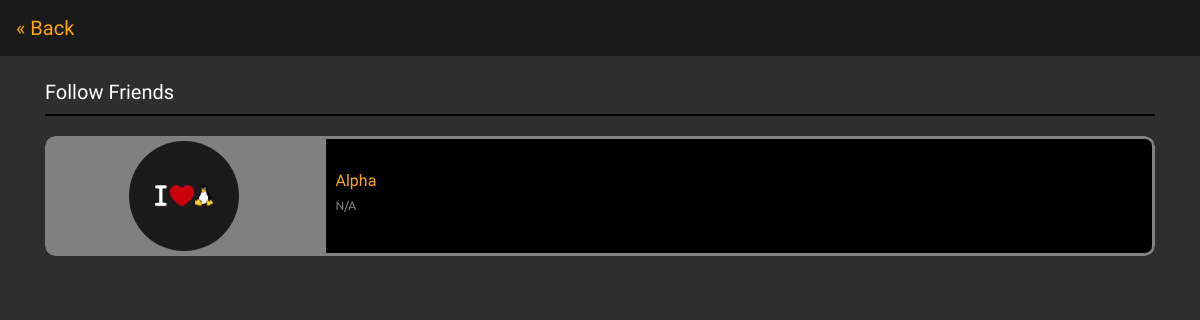
The app's page /user/follow_new_users (signed in) with its own data.
### app.py (models this page shows, shortened)
class AccountDetails(db.Model):
    detail_id = db.Column(db.Integer, primary_key=True)
    detail_username = db.Column(db.String(20), nullable=False)
    detail_fullname = db.Column(db.String(30), nullable=True)
    detail_gender = db.Column(db.String(10), nullable=True)
    detail_bio = db.Column(db.Text, nullable=True)
    detail_country = db.Column(db.String(20), nullable=True)
    detail_state = db.Column(db.String(20), nullable=True)
    detail_city = db.Column(db.String(20), nullable=True)

### app.py (the view)
@app.route('/user/follow_new_users')
def follow_new_users():
    username = session['username']
    all_users = AccountDetails.query.all()
    followers = []
    following = [username]
    all_followed = FollowerData.query.all()
    for follows in all_followed:
        if follows.followed_by == username:
            following.append(follows.followed_to)
        if follows.followed_to == username:
            followers.append(follows.followed_by)
    system_data = MasterData.query.all()
    blocked_contact = BlockData.query.all()
    blocked_list = []
    for contact in blocked_contact:
        if contact.blocked == username:
            blocked_list.append(contact.block_by)
        if contact.block_by == username:
            blocked_list.append(contact.blocked)
    return render_template('follow_new_users.html', all_users=all_users, following=following, blocked_list=blocked_list)

### templates/follow_new_users.html (shortened to what this page needs)
{% extends 'base.html' %}
{% block body %}
<nav class="navbar navbar-dark" style="font-family: 'Goldman'; background-color: rgb(26, 26, 26); top:0; position: sticky;">
        <a class="navbar-brand" href="{{url_for('user')}}" style="color: orange;">&laquo; Back</a>
      </nav>
      <br>
<div class="container" style="font-family: 'Goldman'">
    <h5>Follow Friends</h5>
    {% for user in all_users %}
    {% if user.detail_username not in blocked_list and user.detail_username not in following %}
     <div class="follow-friend-box">
         <div class="user-profile"><img src="/static/{{user.detail_username}}.jpg" alt=""></div>
         <div class="user-name-container">
             <div class="username"><a href="/user/show_user/{{user.detail_username}}">{{user.detail_username}}</a>
             </div>
             <small>{{user.detail_fullname}}</small>
         </div>
     </div>
     {% endif %}
     {% endfor %}
</div>
{% endblock %}

### templates/follow_new_users.html (style rules this page uses)
body { background-color: rgb(46, 46, 46); color: white; }
.follow-friend-box { width: 100%; height: 120px; background-color: black; border-radius: 10px; margin-bottom: 10px; overflow: hidden; }
.user-profile { width: 25%; height: 120px; float: left; background-color: gray; text-align: center; padding-top: 5px; border-top-left-radius: 10px; border-bottom-left-radius: 10px; }
.user-profile img { width: 110px; height: 110px; object-fit: cover; border-radius: 50%; }
.user-name-container { width: 75%; height: 120px; float: right; border: 3px solid gray; border-top-right-radius: 10px; border-bottom-right-radius: 10px; }
.username { padding: 30px 10px 0px 10px; font-size: 16px; }
.username a { color: orange; }
small { padding: 0 10px 10px 10px; font-size: 12px; color: gray; font-family: 'Ubuntu'; }
h5 { border-bottom: 2px solid black; padding-bottom: 10px; margin-bottom: 20px; }

### templates/base.html (style rules this page uses)
body { height: 100vh; }

### records on screen
AccountDetails: detail_username (picture), detail_username "Alpha", detail_fullname "N/A"
